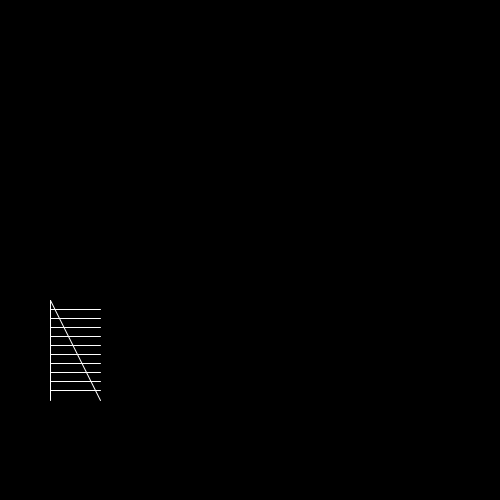
Frame 1 (no input)
Frame 60 (the mouse pressed at the canvas centre just before this capture): identical to frame 1, image omitted
Frame 120 (the mouse held since frame 60 and released just before this capture): identical to frame 1, image omitted

The Processing sketch that drew this single still picture (run headless with seeded random() and noise(); from frame 60 on, the mouse is pressed at the canvas centre):

// Processing sketch: LaddersLabTest
// ── LaddersLabTest.pde
void setup()
{
  size(500, 500);
}

void drawLadder(float x, float y, float w, float h, int steps)
{
  line(x, y, x, y - h);
  line(x + w, y, x, y - h);
  float gap = h / (steps + 1);
  for(int i = 0 ; i < steps ; i ++)
  {
    float gy = (y - gap) - (i * gap);
    line(x, gy, x + w, gy); 
  }
}

void draw()
{
  background(0);
  stroke(255);
  drawLadder(50, 400, 50, 100, 10);
}
